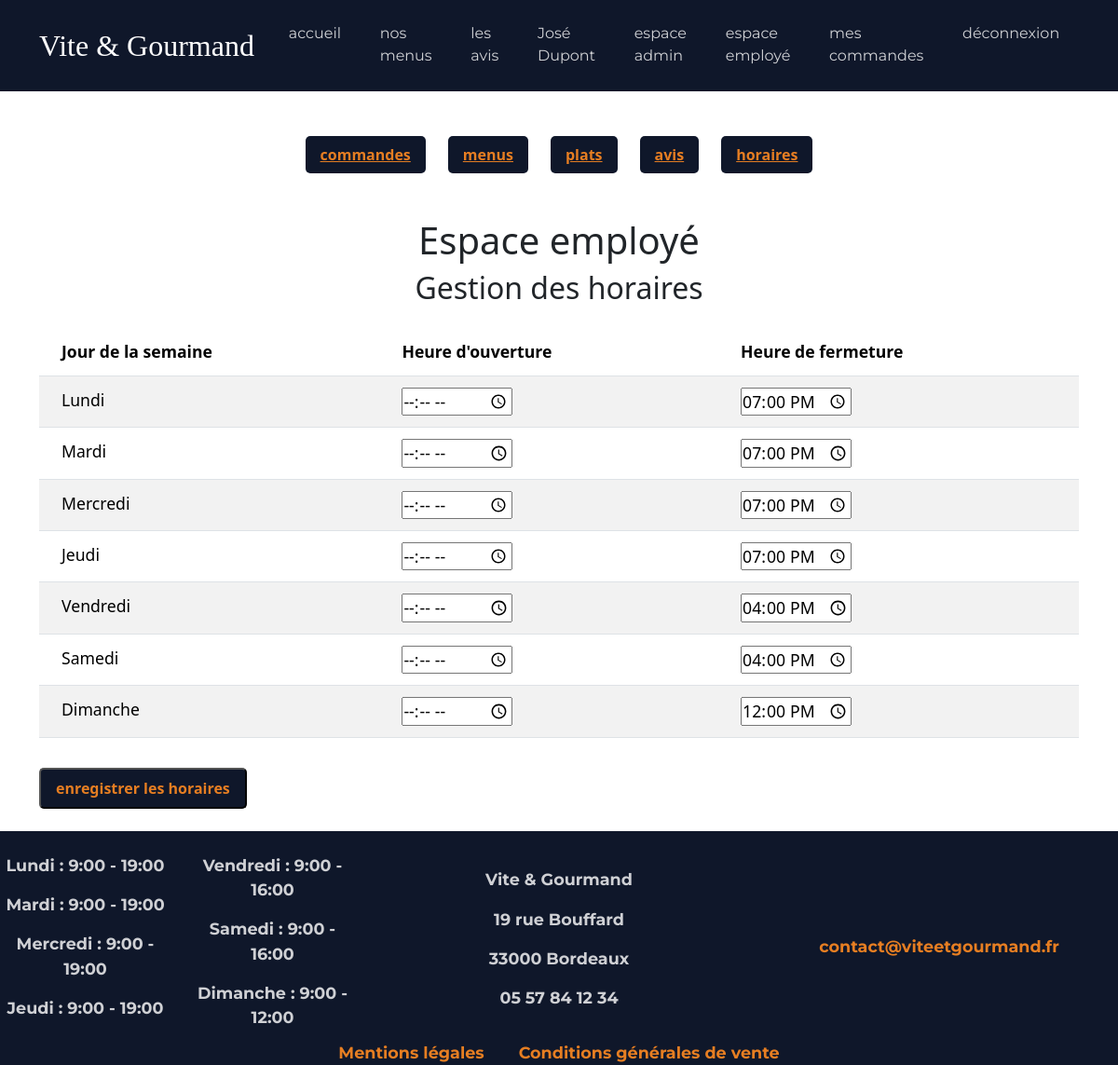
The app's page /employe/horaires (signed in), older data.
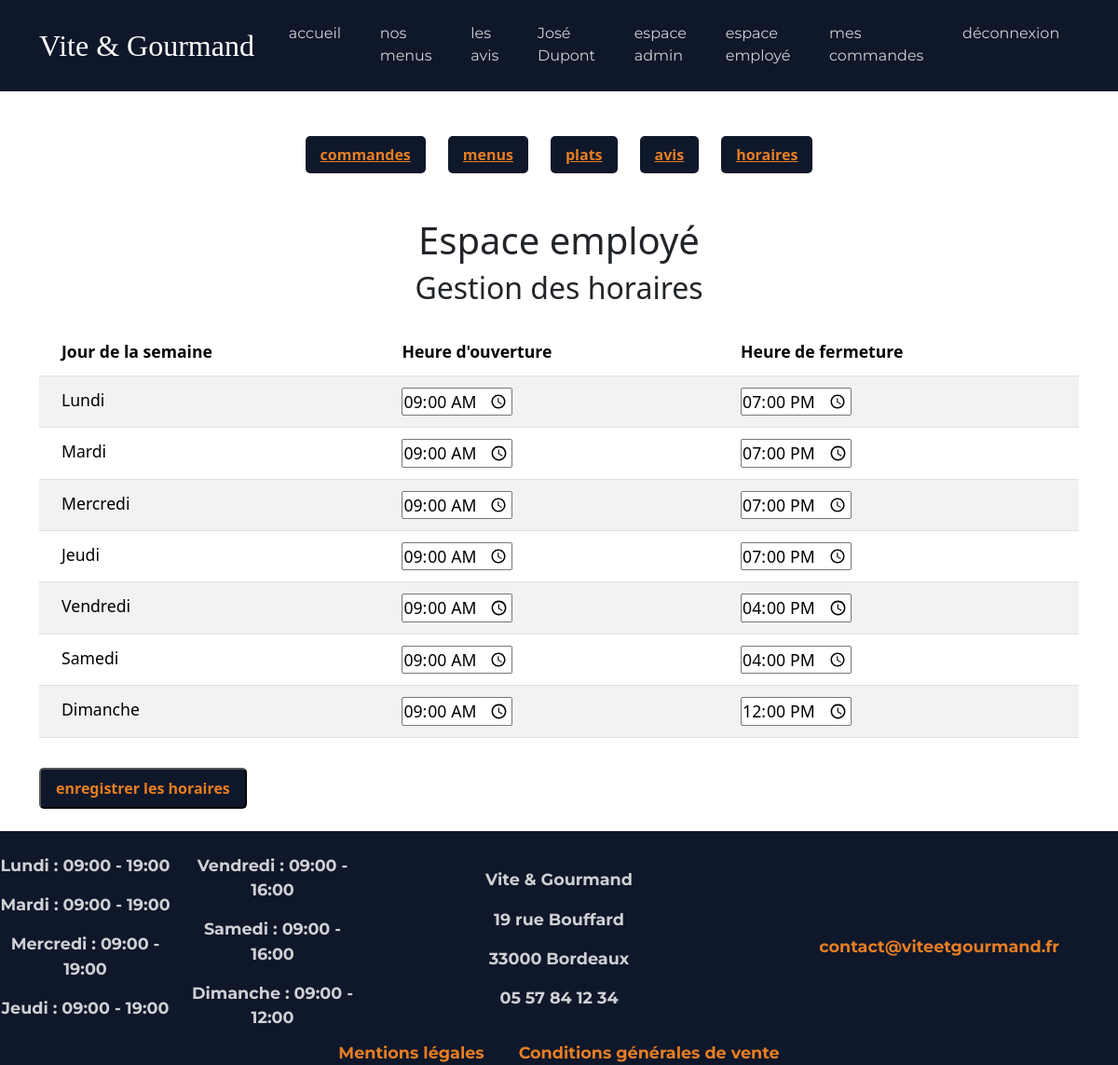
The same page, newer data.
### tables this page shows
CREATE TABLE horaire(
   Id_horaire INT AUTO_INCREMENT,
   jour VARCHAR(50) NOT NULL,
   heure_ouverture VARCHAR(50) NOT NULL,
   heure_fermeture VARCHAR(50) NOT NULL,
   PRIMARY KEY(Id_horaire)
);

### src/core/Router.php (called while the page is built, shortened)
<?php
class Router
{
    private $routes = [];
    public function add($url, $action)
    {
        $this->routes[$url] = $action;
    }
    public function dispatch()
    {
        $path = parse_url($_SERVER['REQUEST_URI'], PHP_URL_PATH);
        $path = rtrim($path, "/");
        try {
            $action = $this->routes[$path];
            $nomMethode = $action[1];
            $controller = new $nomController();
            $controller->$nomMethode();
        } catch (\Throwable $th) {
            http_response_code(500);
            die("Erreur serveur : " . $th->getMessage());
        }
    }
}

### public/index.php (called while the page is built, shortened)
<?php
$router = new Router();
$router->add('/', [HomeController::class, 'index']);
$router->add('/menus', [MenuController::class, 'index']);
$router->add('/menus/detail', [MenuController::class, 'showDetails']);
$router->add('/menus/filter', [MenuController::class, 'filter']);
$router->add('/connexion', [AuthController::class, 'handleLogin']);
$router->add('/logout', [AuthController::class, 'logout']);
$router->add('/inscription', [AuthController::class, 'handleSignUp']);
$router->add('/reset-password', [AuthController::class, 'handleResetPassword']);
$router->add('/mot-de-passe-oublie', [AuthController::class, 'handleForgotPassword']);
$router->add('/contact', [ContactController::class, 'handleContact']);
$router->add('/avis', [AvisController::class, 'index']);
$router->add('/commande', [OrderController::class, 'handleOrder']);
$router->add('/mon-espace', []);
$router->add('/mon-espace/commandes', [OrderController::class, 'showUserOrders']);
$router->add('/mon-espace/commandes/modifier', [OrderController::class, 'updateOrder']);
$router->add('/mon-espace/commandes/annuler', [OrderController::class, 'deleteOrder']);
$router->add('/mon-espace/avis', [OrderController::class, 'LeaveReview']);
$router->add('/mon-espace/profil', [UserController::class, 'updateProfil']);
$router->add('/employe', [EmployeController::class, 'showOrders']);
$router->add('/employe/statut', [EmployeController::class, 'handleUpdateStatus']);
$router->add('/employe/menus', [EmployeController::class, 'handleMenus']);
$router->add('/employe/plats', [EmployeController::class, 'handlePlats']);
$router->add('/employe/avis', [EmployeController::class, 'handleReviews']);
$router->add('/employe/horaires', [EmployeController::class, 'handleHoraires']);
$router->add('/admin', [AdminController::class, 'handleNewEmploye']);
$router->add('/admin/stats', [AdminController::class, 'handleStats']);
$router->add('/cgv', [LegalController::class, 'showCgv']);
$router->add('/mentions-legales', [LegalController::class, 'showMentionsLegales']);
$router->add('/commande/calculer-frais', [OrderController::class, 'calculerFrais']);
$router->add('/sitemap.xml', [SitemapController::class, 'generate']);
$router->dispatch();

### src/repositories/HoraireRepository.php (called while the page is built, shortened)
<?php
class HoraireRepository
{
    public static function getAllHoraire()
    {
        $pdo = DatabaseConnection::getInstance();
        $stmt = $pdo->prepare("SELECT horaire.* FROM horaire");
        $stmt->execute();
        return $stmt->fetchAll();
    }
}

### src/views/employe/horaires.php (the view, shortened to what this page needs)
<?php require_once('../src/views/layouts/header.php'); ?>
<?php require_once('../src/views/layouts/nav-employe.php'); ?>
<div class="employe text-center mt-4 mb-4">
    <h1>Espace employé</h1>
    <h2>Gestion des horaires</h2>
</div>
<div class="container mb-4 table-responsive">
    <form method="POST" action="/employe/horaires">
        <table class="table table-hover table-striped table-responsive-md">
            <thead>
                <tr>
                    <th scope="col">Jour de la semaine</th>
                    <th scope="col">Heure d'ouverture</th>
                    <th scope="col">Heure de fermeture</th>
                </tr>
            </thead>
            <tbody>
                <?php foreach ($horaires as $horaire): ?>
                    <tr>
                        <td><?= htmlspecialchars($horaire['jour']) ?></td>
                        <td>
                            <input type="time"
                                name="heure_ouverture[<?= $horaire['Id_horaire'] ?>]"
                                value="<?= htmlspecialchars($horaire['heure_ouverture']) ?>">
                        </td>
                        <td>
                            <input type="time"
                                name="heure_fermeture[<?= $horaire['Id_horaire'] ?>]"
                                value="<?= htmlspecialchars($horaire['heure_fermeture']) ?>">
                        </td>
                    </tr>
                <?php endforeach; ?>
            </tbody>
        </table>
        <button class="connect-button mt-3" type="submit">enregistrer les horaires</button>
    </form>
</div>
<?php require_once('../src/views/layouts/footer.php'); ?>

### src/controllers/EmployeController.php (shortened to what this page needs)
<?php
class EmployeController
{
    public function handleHoraires()
    {
        if ($_SERVER['REQUEST_METHOD'] === 'POST') {
            if (!Csrf::verifierToken($_POST['csrf_token'] ?? null)) {
                $_SESSION['error'] = "Une erreur de sécurité s'est produite, veuillez réessayer.";
                Auth::redirect('/employe/horaires');
                return;
            }
            $action = $_POST['action'];
            if ($action === 'modifier') {
                foreach ($_POST['heure_ouverture'] as $idHoraire => $heureOuverture) {
                    $heureFermeture = $_POST['heure_fermeture'][$idHoraire];
                    HoraireRepository::updateHoraire($idHoraire, $heureOuverture, $heureFermeture);
                }
                $_SESSION['success'] = "Les horaires ont bien été modifiés.";
            }
            Auth::redirect('/employe/horaires');
        } else {
            $horaires = HoraireRepository::getAllHoraire();
            require_once(__DIR__ . '/../views/employe/horaires.php');
        }
    }
}

### src/views/layouts/header.php (shortened to what this page needs)
<!DOCTYPE html>
<html lang="fr">
<head>
    <link href="https://cdn.jsdelivr.net/npm/bootstrap@5.3.8/dist/css/bootstrap.min.css" rel="stylesheet">
    <link rel="stylesheet" href="/assets/css/style.css">
</head>
<body>
    <header>
        <nav class="navbar navbar-expand-lg navbar-dark">
            <div class="container">
                <a class="navbar-brand" href="/">Vite & Gourmand</a>
                <div class="collapse navbar-collapse" id="navbarNav">
                    <ul class="navbar-nav ms-auto">
                        <li class="nav-item"><a class="nav-link" href="/">accueil</a></li>
                        <li class="nav-item"><a class="nav-link" href="/menus">nos menus</a></li>
                        <li class="nav-item"><a class="nav-link" href="/avis">les avis</a></li>
                        <?php if (isset($_SESSION['id_user'])): ?>
                            <li class="nav-item">
                                <span class="nav-link"><?= htmlspecialchars($_SESSION['prenom']) . ' ' . htmlspecialchars($_SESSION['nom']) ?></span>
                            </li>
                            <?php if ($_SESSION['role'] === 'Administrateur'): ?>
                                <li class="nav-item"><a class="nav-link" href="/admin">espace admin</a></li>
                                <li class="nav-item"><a class="nav-link" href="/employe">espace employé</a></li>
                                <li class="nav-item"><a class="nav-link" href="/mon-espace/commandes">mes commandes</a></li>
                            <?php elseif ($_SESSION['role'] === 'Employé'): ?>
                                <li class="nav-item"><a class="nav-link" href="/employe">espace employé</a></li>
                                <li class="nav-item"><a class="nav-link" href="/mon-espace/commandes">mes commandes</a></li>
                            <?php else: ?>
                                <li class="nav-item"><a class="nav-link" href="/mon-espace/commandes">mon espace</a></li>
                            <?php endif; ?>
                            <li class="nav-item"><a class="nav-link" href="/logout">déconnexion</a></li>
                        <?php else: ?>
                            <li class="nav-item"><a class="nav-link" href="/connexion">connexion</a></li>
                            <li class="nav-item"><a class="nav-link" href="/inscription">s'inscrire</a></li>
                        <?php endif; ?>
                    </ul>
                </div>
            </div>
        </nav>
    </header>

### src/views/layouts/nav-employe.php
<div class="container mt-5 mb-5 text-center">
    <div class="d-flex flex-wrap gap-4 justify-content-center">
        <a href="/employe" class="connect-button">commandes</a>
        <a href="/employe/menus" class="connect-button">menus</a>
        <a href="/employe/plats" class="connect-button">plats</a>
        <a href="/employe/avis" class="connect-button">avis</a>
        <a href="/employe/horaires" class="connect-button">horaires</a>
    </div>
</div>

### src/views/layouts/footer.php
<footer>
    <div class="container-fluid footer text-center pt-4">
        <div class="row align-items-center">
            <div class="col">
                <div class="colonne">
                    <?php
                    $horaires = HoraireRepository::getAllHoraire();
                    foreach ($horaires as $horaire):
                    ?>
                        <p><?= htmlspecialchars($horaire['jour']) ?> : <?= htmlspecialchars($horaire['heure_ouverture']) ?> - <?= htmlspecialchars($horaire['heure_fermeture']) ?></p>
                    <?php endforeach; ?>
                </div>
            </div>
            <div class="col">
                <p>Vite & Gourmand</p>
                <p>19 rue Bouffard</p>
                <p>33000 Bordeaux</p>
                <p>05 57 84 12 34</p>
            </div>
            <div class="lien col">
                <a href="mailto:contact@viteetgourmand.fr">contact@viteetgourmand.fr</a>
            </div>
        </div>
        <div class="lien text-center">
            <a href="/mentions-legales">Mentions légales</a>
            <a href="/cgv">Conditions générales de vente</a>
        </div>
    </div>
</footer>

### public/assets/css/style.css (style rules this page uses)
* { padding: 0; margin: 0; }
:root { --couleur-primary: #0056b3; --couleur-secondary: #e67e22; --couleur-dark: #0f172a; --couleur-bg-dark: #1e293b; --font-titre: "Nunito", serif; --font-texte: "Montserrat", sans-serif; }
.navbar { background-color: var(--couleur-dark); font-family: var(--font-texte); padding: 1rem 0; }
.navbar-brand { font-family: var(--font-titre); font-size: 2rem; color: white !important; }
.nav-link { color: rgba(255, 255, 255, 0.8) !important; margin: 0 0.8rem; text-decoration: none; border-bottom: 2px solid transparent; transition: border-bottom 0.4s ease; }
.footer { font-weight: bold; font-size: 1.1rem; }
.colonne { column-count: 2; }
.container-fluid { padding: 0; background-color: var(--couleur-dark); font-family: var(--font-texte); color: rgba(255, 255, 255, 0.8) !important; }
.lien a { margin: 0 1rem; }
.box-connexion label, .box-connexion a, .box-connexion p, .lien a { color: var(--couleur-secondary); }
.box-connexion a, .lien a { text-decoration: none; }
.connect-button { padding: 0.5rem 1rem; background-color: var(--couleur-dark); border-radius: 5px; color: var(--couleur-secondary); font-weight: bold; transition: transform 0.3s ease, box-shadow 0.3s ease; }
th { color: var(--couleur-primary); }
.table { font-size: 1.1rem; }
.table th, .table td { padding: 0.75rem 1.5rem; }

Row changes from the older to the newer data that the page shows:
changed horaire "Lundi": heure_ouverture (not shown) → "09:00"; heure_ouverture "9:00" → "09:00"
changed horaire "Mardi": heure_ouverture (not shown) → "09:00"; heure_ouverture "9:00" → "09:00"
changed horaire "Mercredi": heure_ouverture (not shown) → "09:00"; heure_ouverture "9:00" → "09:00"
changed horaire "Jeudi": heure_ouverture (not shown) → "09:00"; heure_ouverture "9:00" → "09:00"
changed horaire "Vendredi": heure_ouverture (not shown) → "09:00"; heure_ouverture "9:00" → "09:00"
changed horaire "Samedi": heure_ouverture (not shown) → "09:00"; heure_ouverture "9:00" → "09:00"
changed horaire "Dimanche": heure_ouverture (not shown) → "09:00"; heure_ouverture "9:00" → "09:00"
